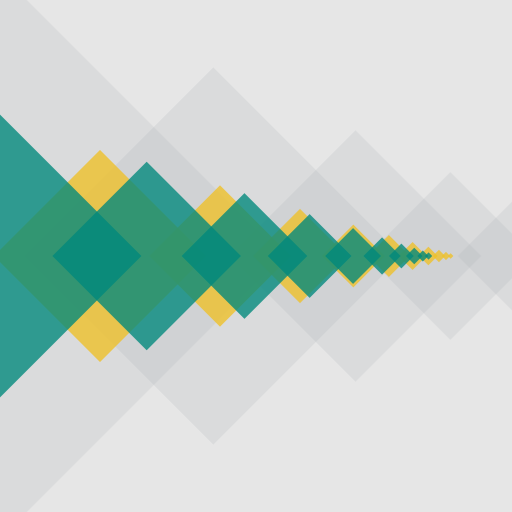
Frame 1 (no input)
Frame 60 (the mouse pressed at the canvas centre just before this capture): identical to frame 1, image omitted
Frame 120 (the mouse held since frame 60 and released just before this capture): identical to frame 1, image omitted

The Processing sketch that drew this single still picture (run headless with seeded random() and noise(); from frame 60 on, the mouse is pressed at the canvas centre):

// Processing sketch: sketch01
// ── sketch01.pde
//cf. http://www.freepik.com/free-vector/abstract-background-with-rhombus_717249.htm
color col1 = color(0, 137, 124, 200); //purple
color col2 = color(239, 192, 40, 200); //light blue
color col3 = color(170, 171, 176, 50);

void setup(){
  size(512, 512);
  
  noStroke();
  rectMode(CENTER);
  
  background(230);
  
  drawRects(0, 400, col3, 8);
  drawRects(100, 150, col2, 12);
  drawRects(0, 200, col1, 11);
  
}

void drawRects(float posX, float size ,color col, int add){
  for(int i=0; i<10; i++){    
    drawRect(posX, height/2, size, col);
    size = size/1.5;
    posX += add*size/10;
  }
}

void drawRect(float x, float y, float size, color col){
  fill(col);
  pushMatrix();
  translate(x, y);
  rotate(PI/4);
  rect(0, 0, size, size);
  popMatrix();
}

void draw(){
}

void keyPressed(){
  if(key == 's'){
    println("saveImage");
    save("image.png");
  }
}
